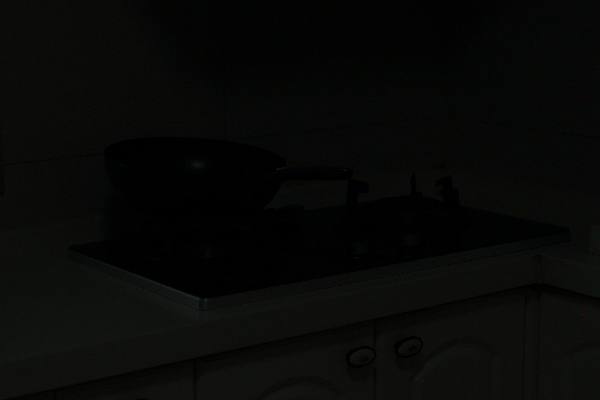
#> input picture input.png, 600 x 400 px
$ jupyter execute Prototype.ipynb   (shell and % lines are left out)
#> lines starting #> are read from the running program, lines starting #| are printed output that depends on the picture
[cell 1]
from google.colab import files
uploaded = files.upload()
#> the answer given: input.png

[cell 2]
import cv2
import numpy as np
import matplotlib.pyplot as plt

[cell 3]
img_path = list(uploaded.keys())[0]

img = cv2.imread(img_path)
#> img is the input picture: shape (400, 600, 3); mean B, G, R 7.1, 8.8, 7.8

if img is None:
    print("❌ Image not loaded!")
else:
    img = cv2.resize(img, (500, 400))
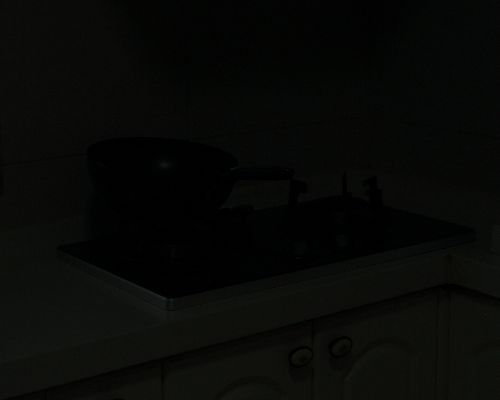
#> img: shape (400, 500, 3); mean B, G, R 7.1, 8.8, 7.8
    print("✅ Image Loaded")

[cell 4]
# --------- Gamma Correction ---------
gamma = 1.5
invGamma = 1.0 / gamma

table = np.array([((i / 255.0) ** invGamma) * 255
                  for i in np.arange(0, 256)]).astype("uint8")

gamma_corrected = cv2.LUT(img, table)
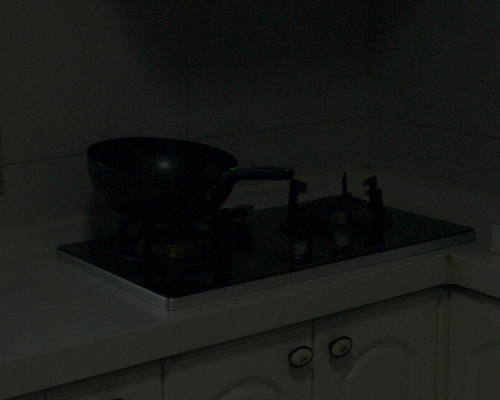
#> gamma_corrected: shape (400, 500, 3); mean B, G, R 21.8, 25, 22.7

# --------- CLAHE ---------
lab = cv2.cvtColor(gamma_corrected, cv2.COLOR_BGR2LAB)
#> lab: shape (400, 500, 3); mean of channels 0, 1, 2 22.8, 126.3, 129.9
l, a, b = cv2.split(lab)
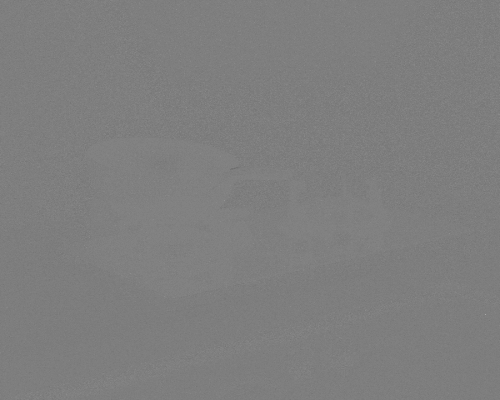
#> a: shape (400, 500); min 109, max 168, mean 126.3

clahe = cv2.createCLAHE(clipLimit=3.0, tileGridSize=(8,8))
cl = clahe.apply(l)
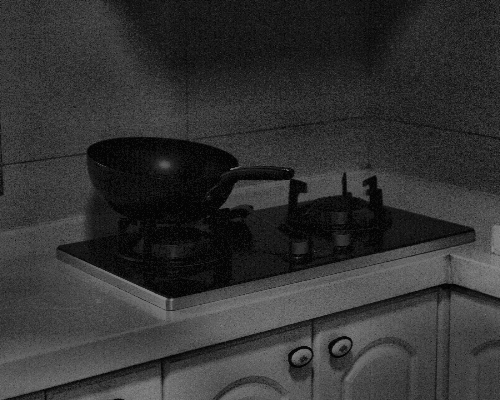
#> cl: shape (400, 500); min 1, max 136, mean 50.6

enhanced_lab = cv2.merge((cl, a, b))
#> enhanced_lab: shape (400, 500, 3); mean of channels 0, 1, 2 50.6, 126.3, 129.9
enhanced_img = cv2.cvtColor(enhanced_lab, cv2.COLOR_LAB2BGR)

[cell 5]
plt.figure(figsize=(10,5))

plt.subplot(1,2,1)
plt.title("Original Image")
plt.imshow(cv2.cvtColor(img, cv2.COLOR_BGR2RGB))
plt.axis('off')

plt.subplot(1,2,2)
plt.title("Enhanced Image")
plt.imshow(cv2.cvtColor(enhanced_img, cv2.COLOR_BGR2RGB))
plt.axis('off')

plt.show()
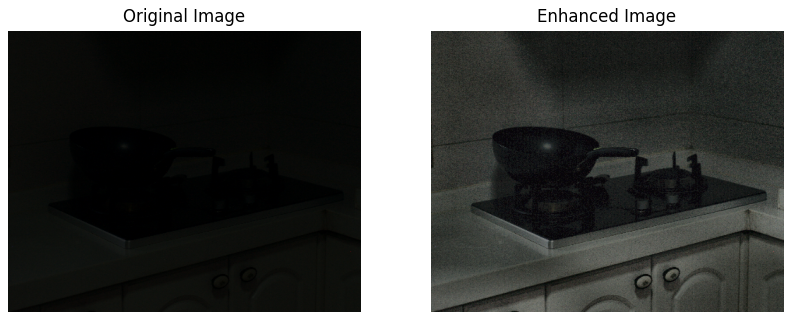
#> figure drawn by matplotlib, 2 panels
